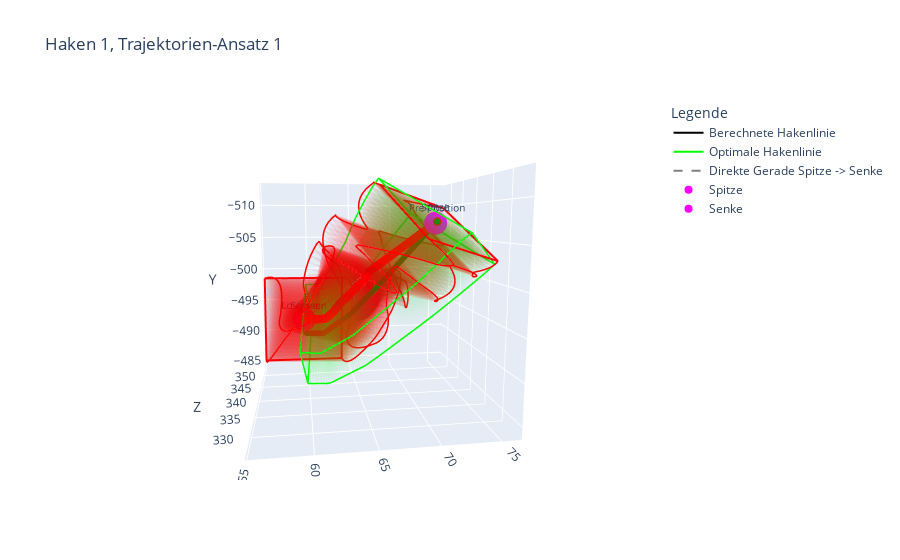
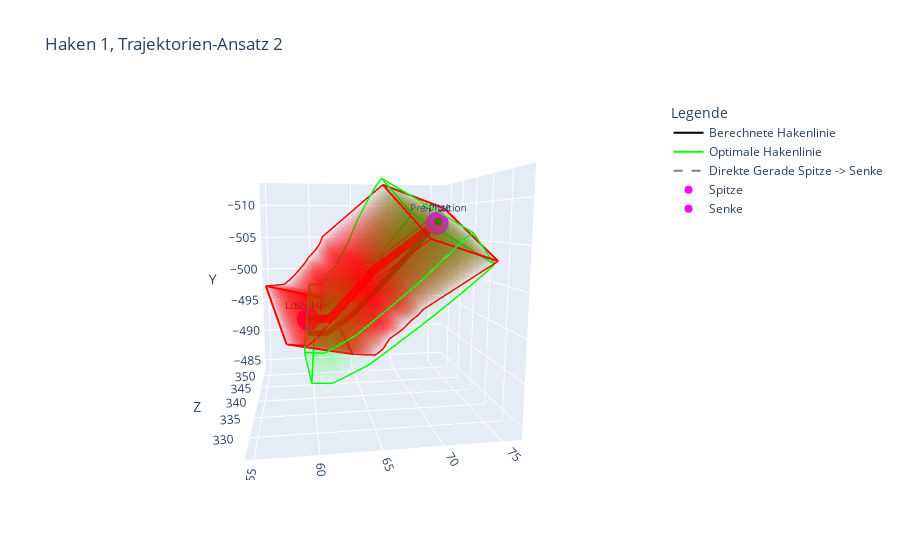
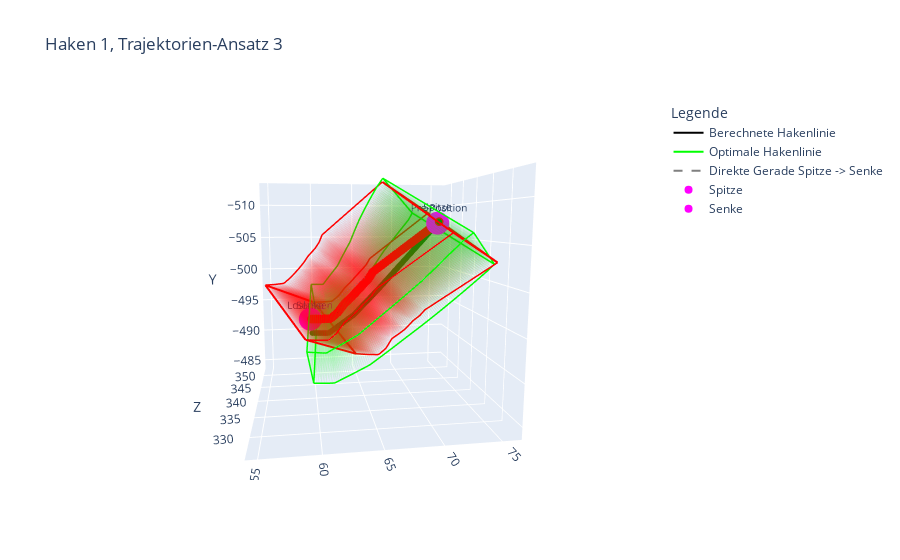
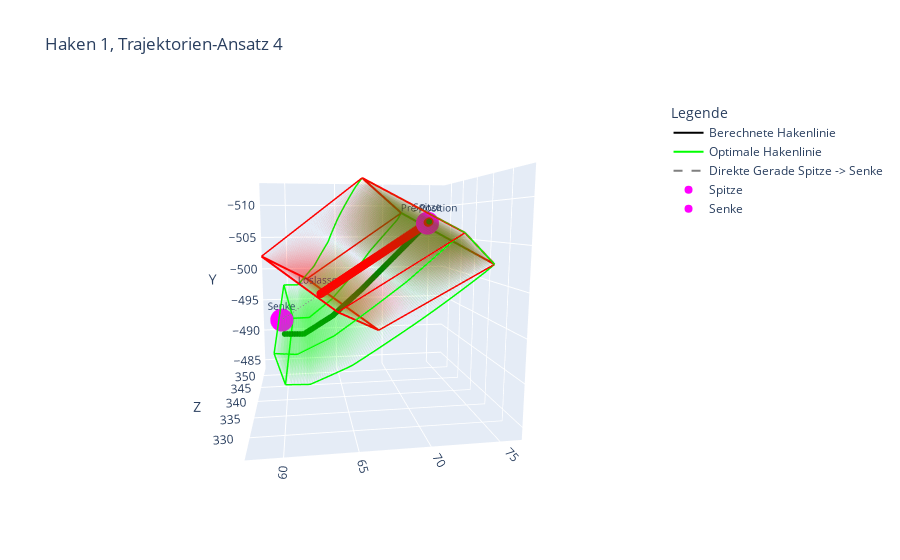

The notebook cell saved with these charts, in order:
### Code cell
visualize_rectangles_html(
    rectangles = rectangles_1,
    secondary_rectangles = rectangles_optim,
    secondary_legend_title = 'optimale Trajektorie',
    connect_points = (trajectory_1[1][0], trajectory_1[-1][0]),
    hook_num = hook_num,
    trajectory_process = 1,
    html_filename = '/home/mo/Thesis/Evaluation/Trajektorientests/traj1.html'
    )

visualize_rectangles_html(
    rectangles = rectangles_2,
    secondary_rectangles = rectangles_optim,
    secondary_legend_title = 'optimale Trajektorie',
    connect_points = (trajectory_1[1][0], trajectory_1[-1][0]),
    hook_num = hook_num,
    trajectory_process = 2,
    html_filename = '/home/mo/Thesis/Evaluation/Trajektorientests/traj2.html'
    )

visualize_rectangles_html(
    rectangles = rectangles_3,
    secondary_rectangles = rectangles_optim,
    secondary_legend_title = 'optimale Trajektorie',
    connect_points = (trajectory_1[1][0], trajectory_1[-1][0]),
    hook_num = hook_num,
    trajectory_process = 3,
    html_filename = '/home/mo/Thesis/Evaluation/Trajektorientests/traj3.html'
    )

visualize_rectangles_html(
    rectangles = rectangles_4,
    secondary_rectangles = rectangles_optim,
    secondary_legend_title = 'optimale Trajektorie',
    connect_points = (trajectory_1[1][0], trajectory_1[-1][0]),
    hook_num = hook_num,
    trajectory_process = 4,
    html_filename = '/home/mo/Thesis/Evaluation/Trajektorientests/traj4.html'
    )
